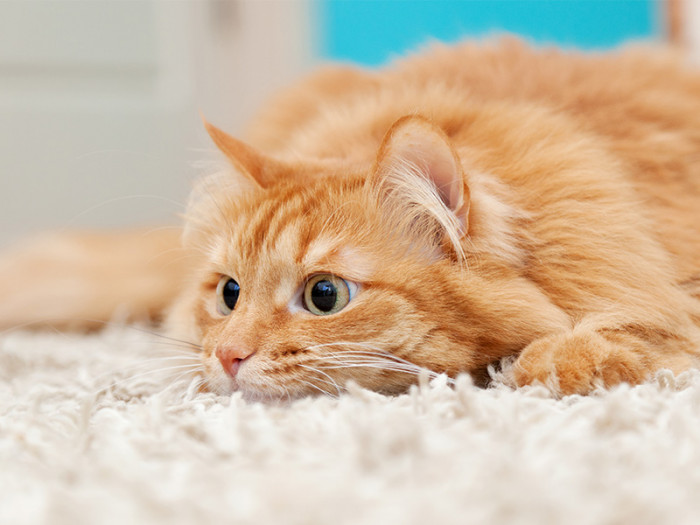
#> input picture cw7/obraz.jpg, 700 x 525 px
$ python lab7.py
#> lines starting #> are read from the running program, lines starting #| are printed output that depends on the picture
from PIL import Image
from PIL import ImageFilter
from PIL import ImageChops
from matplotlib import pyplot as plt


def filtruj(im, kernel, scale):
    im1 = im.copy()
    im_pix = im.load()
    im1_pix = im1.load()
    w, h = im.size
    m = len(kernel)
    d = int(m/2)
    for x in range(d, w - d):
        for y in range(d, h - d):
            temp = [0, 0, 0]
            for a in range(m):
                for b in range(m):
                    xn = x + a - d
                    yn = y + a - d
                    pixel = im_pix[xn, yn]
                    temp[0] += pixel[0] * kernel[a][b]
                    temp[1] += pixel[1] * kernel[a][b]
                    temp[2] += pixel[2] * kernel[a][b]
            im1_pix[x, y] = (int(temp[0]/scale), int(temp[1]/scale), int(temp[2]/scale))
    return im1

im = Image.open("obraz.jpg")
#> im is the input picture: PIL image 700x525 RGB; mean R, G, B 208.3, 188.1, 163.6


print(ImageFilter.BLUR.filterargs)
blur_kernel = [[1,1,1,1,1], [1,0,0,0,1], [1,0,0,0,1], [1,0,0,0,1], [1,1,1,1,1]]
blur_scale = 16
blur = filtruj(im, blur_kernel, blur_scale)
blur1 = im.filter(ImageFilter.BLUR)
difference = ImageChops.difference(blur1, blur)

plt.figure(figsize=(16, 8))
plt.subplot(1, 3, 1)
plt.imshow(blur)
plt.axis('off')
plt.subplot(1, 3, 2)
plt.imshow(blur1)
plt.axis('off')
plt.subplot(1, 3, 3)
plt.imshow(difference)
plt.axis('off')
plt.savefig('fig1.png')
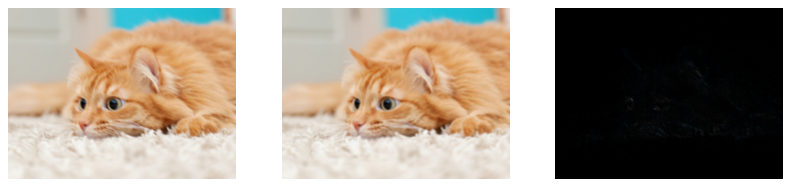
#> figure drawn by matplotlib, 3 panels
plt.show()

im_l = im.convert('L')
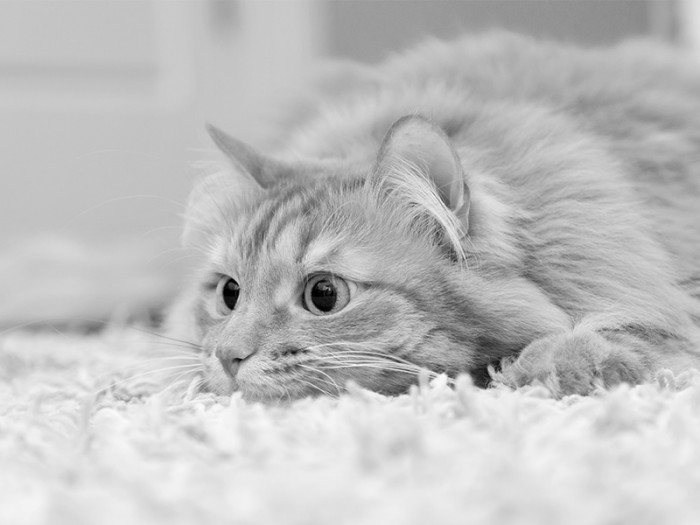
#> im_l: PIL image 700x525 L; min 0, max 253, mean 191.4

print(ImageFilter.EMBOSS.filterargs)
sobel1 = (-1, 0, 1, -2, 0, 2, -1, 0, 1)
sobel2 = (-1, -2, -1, 0, 0, 0, 1, 2, 1)

ImageFilter.EMBOSS.filterargs = ((3, 3), 1, 128, (-1, 0, 1, -2, 0, 2, -1, 0, 1))
im_l1 = im.filter(ImageFilter.EMBOSS)
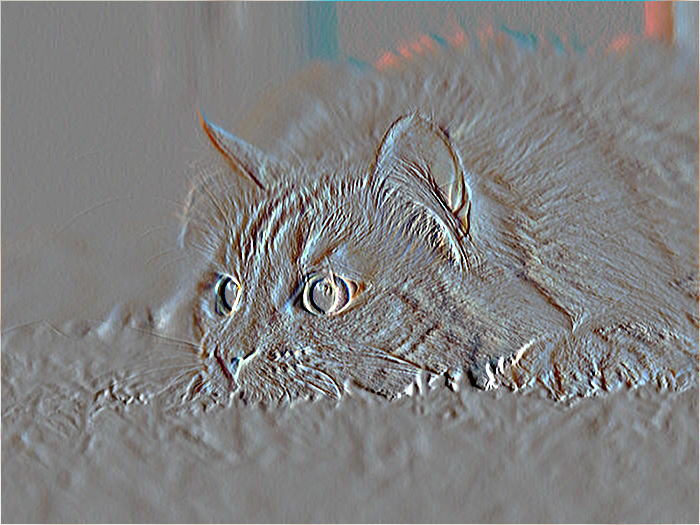
#> im_l1: PIL image 700x525 RGB; mean R, G, B 128.5, 128.2, 128

ImageFilter.EMBOSS.filterargs = ((3, 3), 1, 128, (-1, -2, -1, 0, 0, 0, 1, 2, 1))
im_l2 = im.filter(ImageFilter.EMBOSS)
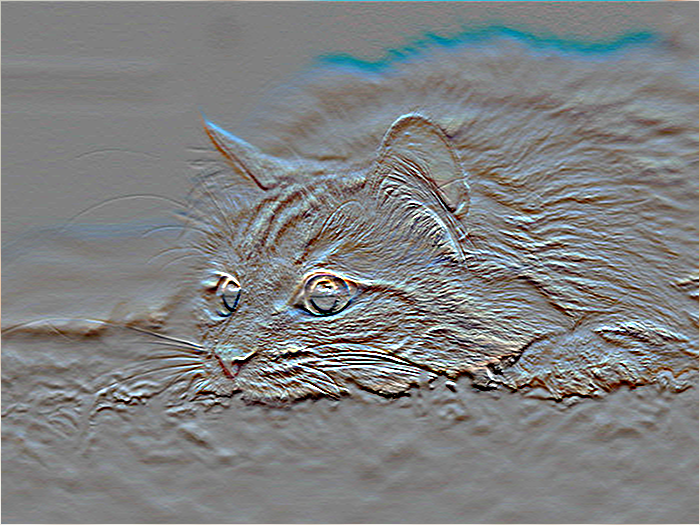
#> im_l2: PIL image 700x525 RGB; mean R, G, B 127, 128.3, 128.6

plt.figure(figsize=(16, 8))
plt.subplot(1, 3, 1)
plt.imshow(im_l, 'gray')
plt.axis('off')
plt.subplot(1, 3, 2)
plt.imshow(im_l1)
plt.axis('off')
plt.subplot(1, 3, 3)
plt.imshow(im_l2)
plt.axis('off')
plt.savefig('fig2.png')
plt.show()

im2 = im.filter(ImageFilter.DETAIL)
dif2 = ImageChops.difference(im, im2)
im4 = im.filter(ImageFilter.EDGE_ENHANCE_MORE)
dif4 = ImageChops.difference(im, im4)
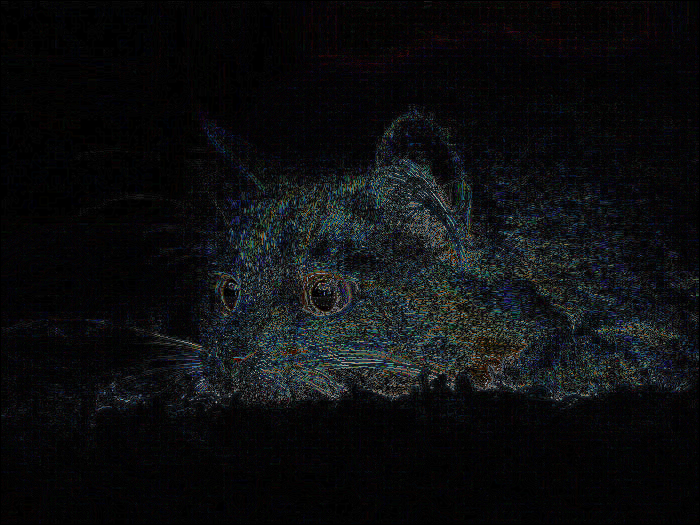
#> dif4: PIL image 700x525 RGB; mean R, G, B 12.6, 14, 15.6
im6 = im.filter(ImageFilter.SHARPEN)
dif6 = ImageChops.difference(im, im6)
im8 = im.filter(ImageFilter.SMOOTH_MORE)
dif8 = ImageChops.difference(im, im8)
plt.subplot(4, 2, 1)
plt.imshow(im2)
plt.title("DETAIL")
plt.axis('off')
plt.subplot(4, 2, 2)
plt.imshow(dif2)
plt.axis('off')
plt.subplot(4, 2, 3)
plt.imshow(im4)
plt.title("EDGE_ENHANCE_MORE")
plt.axis('off')
plt.subplot(4, 2, 4)
plt.imshow(dif4)
plt.axis('off')
plt.subplot(4, 2, 5)
plt.imshow(im6)
plt.title("SHARPEN")
plt.axis('off')
plt.subplot(4, 2, 6)
plt.imshow(dif6)
plt.axis('off')
plt.subplot(4, 2, 7)
plt.imshow(im8)
plt.title("SMOOTH_MORE")
plt.axis('off')
plt.subplot(4, 2, 8)
plt.imshow(dif8)
plt.axis('off')
plt.subplots_adjust(wspace=0, hspace=0.5)
plt.savefig('fig3.png')
plt.show()

im11 = im.filter(ImageFilter.BoxBlur(5))
dif11 = ImageChops.difference(im, im11)
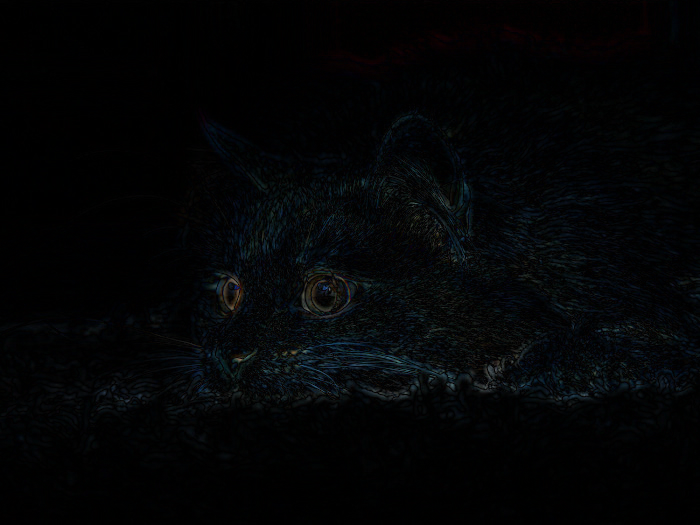
#> dif11: PIL image 700x525 RGB; mean R, G, B 3.3, 4.4, 5.4
im12 = im.filter(ImageFilter.GaussianBlur(radius=2))
dif12 = ImageChops.difference(im, im12)
im13 = im.filter(ImageFilter.UnsharpMask(radius=2, percent=150, threshold=3))
dif13 = ImageChops.difference(im, im13)
im14 = im.filter(ImageFilter.Kernel(size=(3, 3), kernel=(-1, -1, -1, -1, 9, -1, -1, -1, -1), scale=None, offset=0))
dif14 = ImageChops.difference(im, im14)
im15 = im.filter(ImageFilter.RankFilter(size=3, rank=0))
dif15 = ImageChops.difference(im, im15)
im16 = im.filter(ImageFilter.MedianFilter(size=3))
dif16 = ImageChops.difference(im, im16)
im17 = im.filter(ImageFilter.MinFilter(size=3))
dif17 = ImageChops.difference(im, im17)
im18 = im.filter(ImageFilter.MaxFilter(size=3))
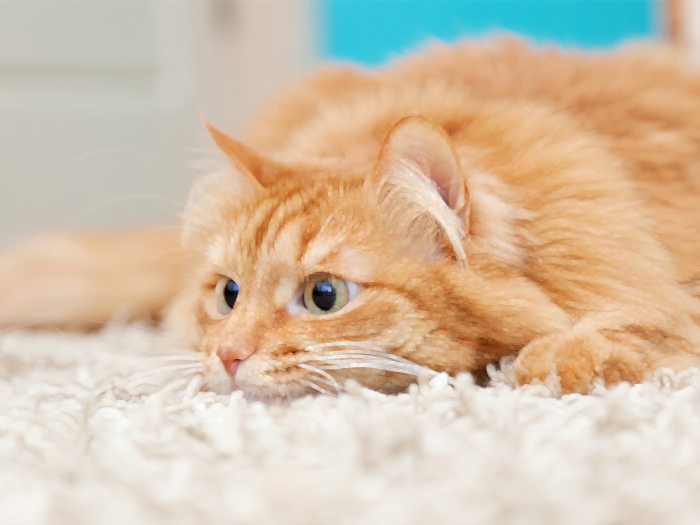
#> im18: PIL image 700x525 RGB; mean R, G, B 212.7, 193.4, 170.1
dif18 = ImageChops.difference(im, im18)

plt.figure(figsize=(16,8))
plt.subplot(8, 2, 1)
plt.imshow(im11)
plt.title("BoxBlur")
plt.axis('off')
plt.subplot(8, 2, 2)
plt.imshow(dif11)
plt.axis('off')
plt.subplot(8, 2, 3)
plt.imshow(im12)
plt.title("GaussianBlur")
plt.axis('off')
plt.subplot(8, 2, 4)
plt.imshow(dif12)
plt.axis('off')
plt.subplot(8, 2, 5)
plt.imshow(im13)
plt.title("UnsharpMask")
plt.axis('off')
plt.subplot(8, 2, 6)
plt.imshow(dif13)
plt.axis('off')
plt.subplot(8, 2, 7)
plt.imshow(im14)
plt.title("Kernel")
plt.axis('off')
plt.subplot(8, 2, 8)
plt.imshow(dif14)
plt.axis('off')
plt.subplot(8, 2, 9)
plt.imshow(im15)
plt.title("RankFilter")
plt.axis('off')
plt.subplot(8, 2, 10)
plt.imshow(dif15)
plt.axis('off')
plt.subplot(8, 2, 11)
plt.imshow(im16)
plt.title("MedianFilter")
plt.axis('off')
plt.subplot(8, 2, 12)
plt.imshow(dif16)
plt.axis('off')
plt.subplot(8, 2, 13)
plt.imshow(im17)
plt.title("MinFilter")
plt.axis('off')
plt.subplot(8, 2, 14)
plt.imshow(dif17)
plt.axis('off')
plt.subplot(8, 2, 15)
plt.imshow(im18)
plt.title("MaxFilter")
plt.axis('off')
plt.subplot(8, 2, 16)
plt.imshow(dif18)
plt.axis('off')
plt.subplots_adjust(wspace=0, hspace=0.5)
plt.savefig('fig4.png')
plt.show()
